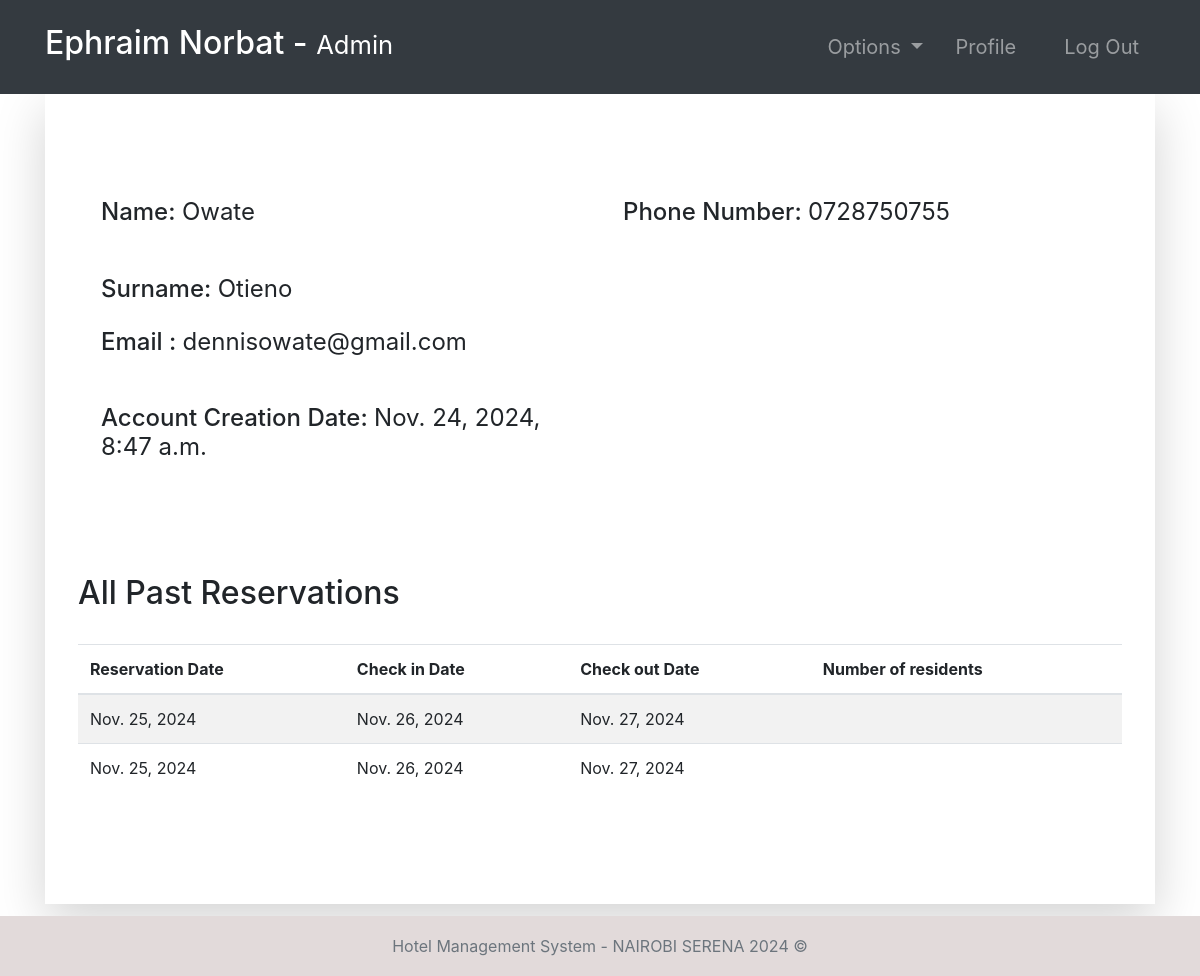
Screenshot of /guest-profile/13 (signed in) with the database file from the repository.
### room/models.py (models this page shows, shortened)
class Guest(models.Model):
    user = models.OneToOneField(User, null=True, on_delete=models.CASCADE)
    phoneNumber = PhoneNumberField(unique=True)

class Booking(models.Model):
    roomNumber = models.ForeignKey(Room, on_delete=models.CASCADE)
    guest = models.ForeignKey(Guest, null=True, on_delete=models.CASCADE)
    dateOfReservation = models.DateField(default=timezone.now)
    startDate = models.DateField()
    endDate = models.DateField()

### accounts/views.py (the view, shortened to what this page needs)
# urls.py: path('guest-profile/<str:pk>', guest_profile, name="guest-profile"),
@login_required(login_url='login')
def guest_profile(request, pk):
    tempUser = User.objects.get(id=pk)
    guest = Guest.objects.get(user=tempUser)
    role = str(request.user.groups.all()[0])
    path = role + "/"
    eventAttendees = EventAttendees.objects.filter(guest=guest)
    bookings = Booking.objects.filter(guest=guest)
    context = {
        "role": role,
        "guest": guest,
        "eventAttendees": eventAttendees,
        "bookings": bookings
    }
    return render(request, path + "guest-profile.html", context)

### Templates/admin/guest-profile.html
{% extends '../index.html' %}
{% block context %}
{% include '../common_pages/guest-profile.html' %}
{% endblock %}

### Templates/incs/nav.html (shortened to what this page needs)
<nav class="navbar navbar-dark bg-dark navbar-expand-lg py-3 " role="navigation">
    <div class="container">
        <a href="" class="navbar-brand">
            <h2 class="text-capitalize">
                {{ request.user.first_name }} {{ request.user.last_name }} -
                <small>
                    {{ role }}
                </small>
            </h2>
        </a>
        <div class="collapse navbar-collapse" id="navbarTags">
            <ul class="navbar-nav ml-auto">
                <li class="nav-item dropdown p-2">
                    <a class="nav-link dropdown-toggle" href="#" id="navbarDropdown" role="button"
                        data-toggle="dropdown" aria-haspopup="true" aria-expanded="false">
                        Options
                    </a>
                </li>
                <li class="nav-item mr-3 p-2">
                    {% if role == 'staff' or role == 'receptionist' or role == 'admin' or role == 'manager' %}
                    <a href="{% url 'employee-profile' user.id %}" class="nav-link">Profile</a>
                    {% endif %}
                </li>
                <li class="nav-item p-2 ">
                    <a href="{% url 'logout' %}" class="nav-link">Log Out</a>
                </li>
            </ul>
        </div>
    </div>
</nav>

### Templates/common_pages/guest-profile.html (shortened to what this page needs)
<div class="container">
    <div class="shadow-lg p-5">
        <div class="row mt-5">
            <div class="col-6">
                <form action="" method="POST">
                    <div class="p-2 h4">
                        <span>Name:</span>
                        {% if guest.user.id != request.user.id %}
                        <span class="font-weight-normal">{{guest.user.first_name}} </span>
                        {% else %}
                        <input type="text" class="form-control border border-secondary" id="id_first_name"
                            value="{{guest.user.first_name}}" name="first_name">
                        {% endif %}
                    </div>
                    <br>
                    <div class="p-2 h4">
                        <span>Surname:</span>
                        {% if guest.user.id != request.user.id %}
                        <span class="font-weight-normal"> {{guest.user.last_name}}</span>
                        {% else %}
                        <input type="text" class="form-control border border-secondary" id="id_last_name"
                            value="{{guest.user.last_name}}" name="last_name">
                        {% endif %}
                    </div>
                    <div class="p-2 h4">
                        <span>Email :</span>
                        <span class="font-weight-normal">{{guest.user.email}}</span>
                    </div>
                    <br>
                    <div class="p-2 h4">
                        <span>Account Creation Date:</span>
                        <span class="font-weight-normal">{{guest.user.date_joined}}</span>
                    </div>
            </div>
            <div class="col-6">
                <div class="p-2 h4">
                    <span>Phone Number: </span>
                    {% if guest.user.id != request.user.id %}
                    <span class="font-weight-normal">{{guest.phoneNumber}}</span>
                    {% else %}
                    <input type="text" class="form-control border border-secondary" id="id_phoneNumber"
                        value="{{guest.phoneNumber}}" name="phoneNumber">
                    {% endif %}
                </div>
                <br>
            </div>
        </div>
        <br>
        <br>
        <div class="row">
            <div class="table-responsive table-striped my-5">
                <div class="table-header row">
                    <div class="col-sm-12 col-md-12 col-lg-4 mb-4">
                        <h2>All Past Reservations</h2>
                    </div>
                </div>
                <table class="table table-hover">
                    <thead>
                        <tr>
                            <th>Reservation Date</th>
                            <th>Check in Date</th>
                            <th>Check out Date</th>
                            <th>Number of residents</th>
                        </tr>
                    </thead>
                    <tbody>
                        {% for bo in bookings %}
                        <tr>
                            <td>{{bo.dateOfReservation}}</td>
                            <td>{{bo.startDate}}</td>
                            <td>{{bo.endDate}}</td>
                            <td>{{bo.numOfResidents}}</td>
                        </tr>
                        {% endfor %}
                    </tbody>
                </table>
            </div>
        </div>
    </div>
</div>

### static/css/main.css (style rules this page uses)
* { margin: 0; padding: 0; -webkit-font-smoothing: antialiased; }
body { position: relative; }
nav .nav-item { font-size: 20px; }

### rows the page displays
Guest: user.first_name "Owate", user.last_name "Otieno", user.email "dennisowate@gmail.com", user.date_joined "Nov. 24, 2024, 8:47 a.m.", phoneNumber "0728750755"
Booking: dateOfReservation "Nov. 25, 2024", startDate "Nov. 26, 2024", endDate "Nov. 27, 2024"
Booking: dateOfReservation "Nov. 25, 2024", startDate "Nov. 26, 2024", endDate "Nov. 27, 2024"

### other values shown
{{ request.user.first_name }} "Ephraim"
{{ request.user.last_name }} "Norbat"
{{ role }} "Admin"
